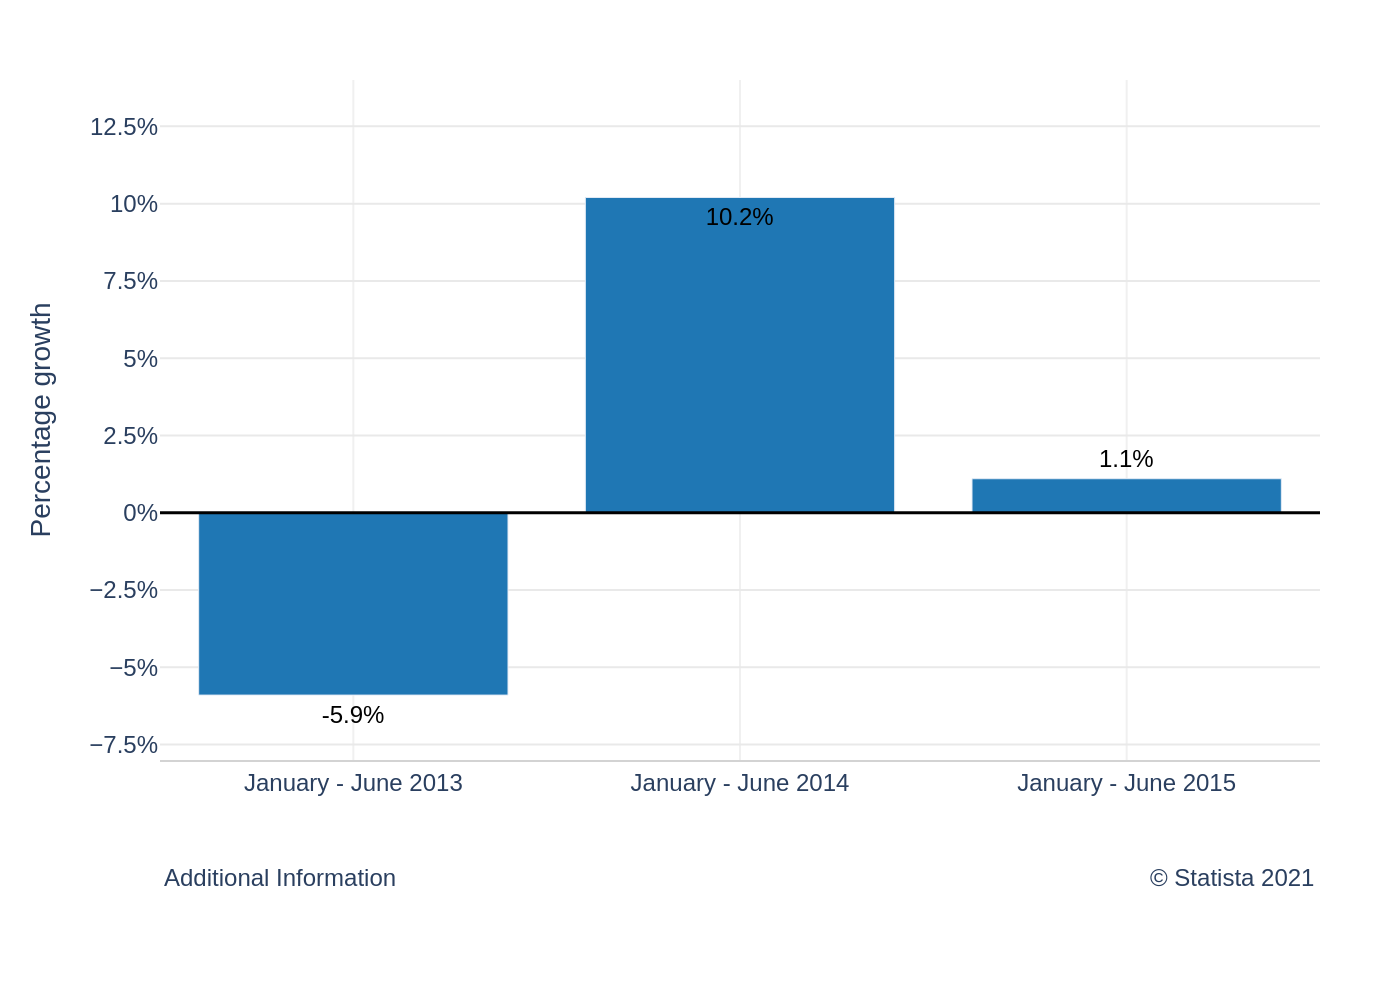

Python code for this plot:
import sys
import json
import plotly.graph_objects as go
from pathlib import Path

# Check if the JSON file path is provided as a command-line argument
if len(sys.argv) != 2:
    print("Usage: python generate_chart.py <json_file_path>")
    sys.exit(1)

json_path = Path(sys.argv[1])
if not json_path.is_file():
    print(f"Error: File not found at {json_path}")
    sys.exit(1)

# Load data from the specified JSON file
with open(json_path, 'r', encoding='utf-8') as f:
    chart_data = json.load(f)

# Extract data for plotting
data = chart_data['chart_data']
texts = chart_data['texts']
colors = chart_data['colors']

categories = [item['category'] for item in data]
values = [item['value'] for item in data]

# Determine text position based on value to match the original chart's appearance
# Positive values > 5 are 'inside', others are 'outside'
text_positions = ['inside' if v > 5 else 'outside' for v in values]

# Create the figure
fig = go.Figure()

# Add the bar trace
fig.add_trace(go.Bar(
    x=categories,
    y=values,
    marker_color=colors[0],
    text=[f"{v:.1f}%" for v in values],
    textposition=text_positions,
    textfont=dict(
        family="Arial",
        size=12,
        color='black'
    ),
    hoverinfo='none'
))

# Update layout
fig.update_layout(
    font=dict(family="Arial", size=12),
    plot_bgcolor='white',
    paper_bgcolor='white',
    xaxis=dict(
        title_text=texts['xaxis_title'],
        showgrid=True,
        gridcolor='#f0f0f0',
        zeroline=False,
        tickfont=dict(size=12),
        linecolor='lightgrey'
    ),
    yaxis=dict(
        title_text=texts['yaxis_title'],
        showgrid=True,
        gridcolor='#e9e9e9',
        zeroline=False,
        range=[-8, 14],
        dtick=2.5,
        ticksuffix='%'
    ),
    margin=dict(l=80, r=40, t=40, b=120),
    showlegend=False,
    annotations=[
        dict(
            text=texts.get('note', ''),
            align='left',
            showarrow=False,
            xref='paper',
            yref='paper',
            x=0,
            y=-0.2,
            xanchor='left',
            yanchor='bottom'
        ),
        dict(
            text=texts.get('source', ''),
            align='right',
            showarrow=False,
            xref='paper',
            yref='paper',
            x=1,
            y=-0.2,
            xanchor='right',
            yanchor='bottom'
        )
    ]
)

# Add a bold zero line
fig.add_hline(y=0, line_width=1.5, line_color="black")

# Define the output filename and save the image
output_filename = json_path.with_suffix('.png').name
fig.write_image(output_filename, scale=2)

print(f"Chart saved to {output_filename}")
